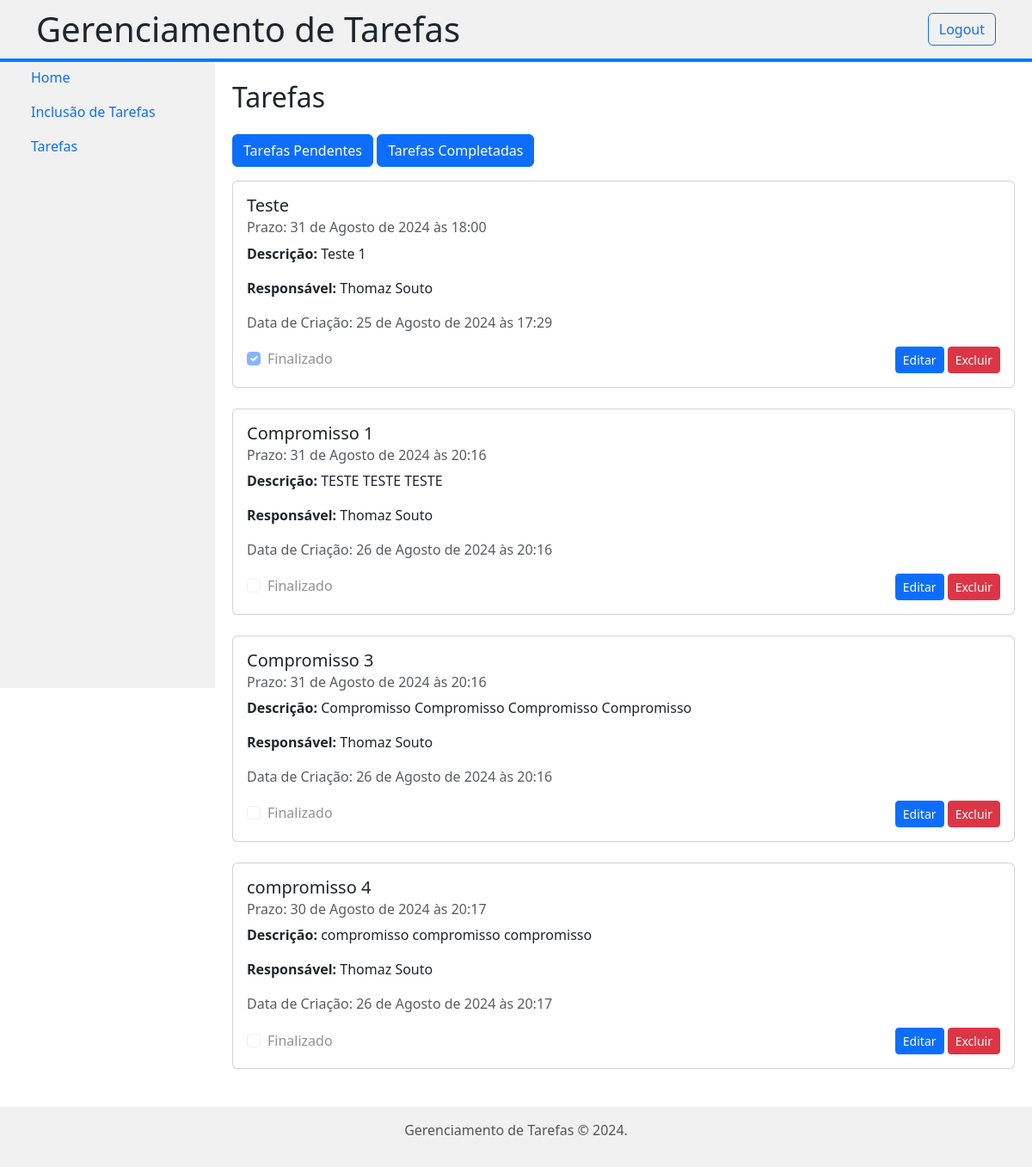
Page /tasks/tasksList (signed in) on the earlier database version.
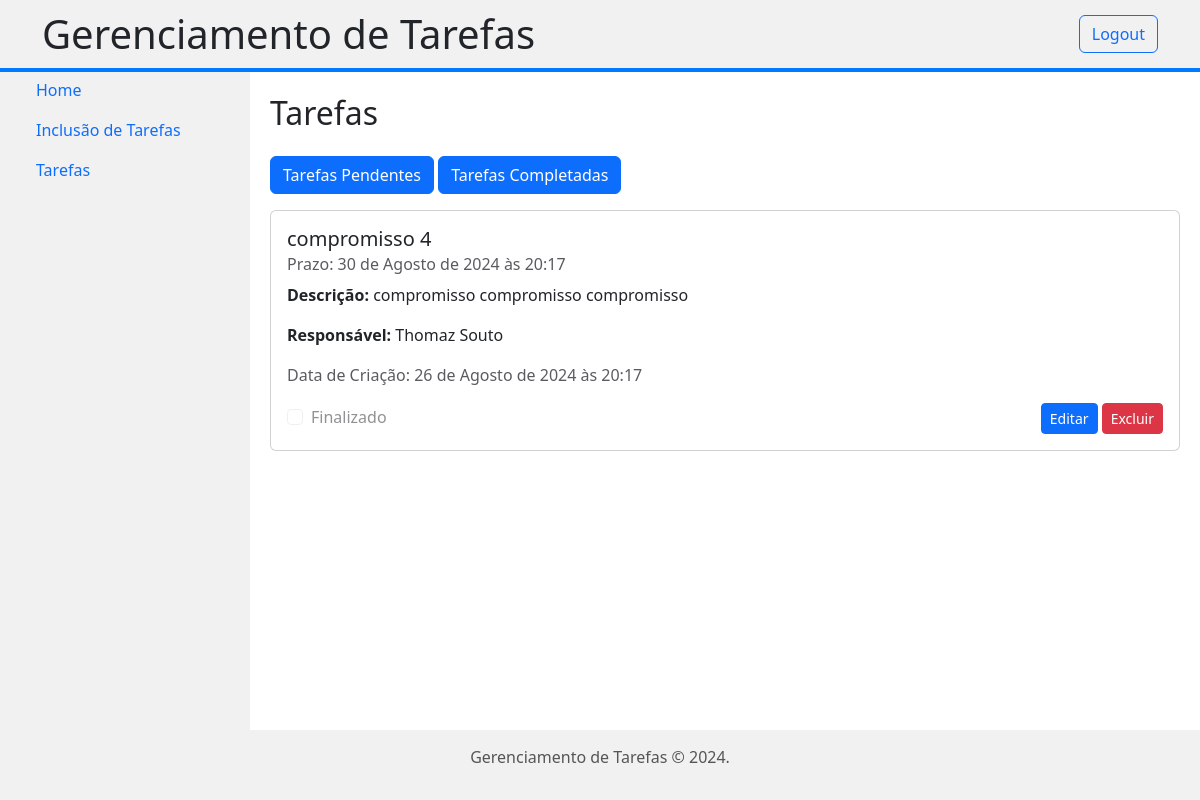
Same page on the later database version.
### tasks/models.py (models this page shows, shortened)
class Task(models.Model):
    title = models.CharField(max_length=250)
    description = models.TextField()
    completed = models.BooleanField(default=False)
    created_at = models.DateTimeField(auto_now_add=True)
    due_date = models.DateTimeField()
    user = models.ForeignKey(User, on_delete=models.CASCADE, related_name='tasks')

### tasks/views.py (the view)
# urls.py: path('tasks/tasksList', views.tasksList.as_view(), name='lista'),
class tasksList(LoginRequiredMixin ,ListView):
    model = Task
    template_name = 'tasks/tasksList.html'
    context_object_name = 'tasks'
    def get_queryset(self):
        user = self.request.user
        return Task.objects.filter(user=user)  # Filtra tarefas associadas ao usuário logado

### tasks/templates/tasks/tasksList.html
{% extends "base.html" %}
{% load static %}
{% block content %}
<h2 class="my-4">Tarefas</h2>
<div class="mb-3">
    <a href="{% url 'tasks:pendentes' %}" class="btn btn-primary">Tarefas Pendentes</a>
    <a href="{% url 'tasks:completadas' %}" class="btn btn-primary">Tarefas Completadas</a>
</div>
<div class="row">
    {% for task in object_list %}
    <div class="col-md-12 mb-4">
        <div class="card">
            <div class="card-body">
                <h5 class="card-title">{{ task.title }}</h5>
                <h6 class="card-subtitle mb-2 text-muted">Prazo: {{ task.due_date }}</h6>
                <p class="card-text">
                    <strong>Descrição:</strong> {{ task.description }}
                </p>
                <p>
                    <strong>Responsável:</strong>
                    {% if task.user.get_full_name %}
                        {{ task.user.get_full_name }}
                    {% else %}
                        {{ task.user.username }}
                    {% endif %}
                </p>
                <p class="text-muted">Data de Criação: {{ task.created_at }}</p>
                <div class="d-flex align-items-center">
                    <div class="form-check me-3">
                        <input type="checkbox" class="form-check-input" id="is_active_{{ task.pk }}" name="is_active" disabled {% if task.completed %}checked{% endif %}>
                        <label class="form-check-label" for="is_active_{{ task.pk }}">Finalizado</label>
                    </div>
                    <div class="ms-auto">
                        <a href="{% url 'tasks:editar' task.pk %}" class="btn btn-primary btn-sm">Editar</a>
                        <a href="{% url 'tasks:excluir' task.pk %}" class="btn btn-danger btn-sm">Excluir</a>
                    </div>
                </div>
            </div>
        </div>
    </div>
    {% empty %}
    <div class="col-12">
        <div class="alert alert-info">Nenhuma tarefa encontrada.</div>
    </div>
    {% endfor %}
</div>
{% endblock %}

### tasks/templates/base.html (shortened to what this page needs)
<!DOCTYPE html>
<html lang="pt-br">
<head>
  <link rel="stylesheet" href="https://cdn.jsdelivr.net/npm/bootstrap@5.3.0/dist/css/bootstrap.min.css">
</head>
<body>
<header>
  <div class="container">
    <div class="d-flex justify-content-between align-items-center">
      <h1 class="text-center mb-0">Gerenciamento de Tarefas</h1>
      <div>
        {% if user.is_authenticated %}
          <a href="{% url 'tasks:logout' %}" class="btn btn-outline-primary">Logout</a>
        {% else %}
          <a href="{% url 'tasks:login' %}" class="btn btn-outline-primary">Login</a>
        {% endif %}
      </div>
    </div>
  </div>
</header>
<div class="container-fluid">
  <div class="sidenav">
    <ul class="nav flex-column">
      <li class="nav-item">
        <a class="nav-link active" href="{% url 'tasks:index' %}">Home</a>
      </li>
      <li class="nav-item">
        <a class="nav-link" href="{% url 'tasks:novo' %}">Inclusão de Tarefas</a>
      </li>
      <li class="nav-item">
        <a class="nav-link" href="{% url 'tasks:lista' %}">Tarefas</a>
      </li>
    </ul>
  </div>
  <div class="content">
    {% block content %}{% endblock %}
  </div>
</div>
<footer>
  <p> Gerenciamento de Tarefas &copy; 2024. </p>
</footer>
</body>
</html>

### tasks/templates/base.html (style rules this page uses)
html, body { height: 100%; margin: 0; }
body { display: flex; flex-direction: column; }
header { background-color: #f1f1f1; border-bottom: 4px solid #007bff; padding: 10px 0; position: fixed; top: 0; width: 100%; z-index: 1000; }
.container-fluid { flex: 1; display: flex; padding: 0; }
.sidenav { background-color: #f1f1f1; height: calc(100vh - 50px); padding: 20px; position: fixed; top: 50px; left: 0; width: 250px; overflow-y: auto; }
.content { margin-left: 250px; margin-top: 50px; padding: 20px; flex: 1; }
footer { background-color: #f1f1f1; color: #555; padding: 15px; text-align: center; position: relative; bottom: 0; width: 100%; }

Differences in the rows shown:
removed Task: title "Teste", due_date "31 de Agosto de 2024 às 18:00", description "Teste 1", user.get_full_name "Thomaz Souto", created_at "25 de Agosto de 2024 às 17:29", completed "☑"
removed Task: title "Compromisso 1", due_date "31 de Agosto de 2024 às 20:16", description "TESTE TESTE TESTE", user.get_full_name "Thomaz Souto", created_at "26 de Agosto de 2024 às 20:16"
removed Task: title "Compromisso 3", due_date "31 de Agosto de 2024 às 20:16", description "Compromisso Compromisso Compromisso Compromisso", user.get_full_name "Thomaz Souto", created_at "26 de Agosto de 2024 às 20:16"
